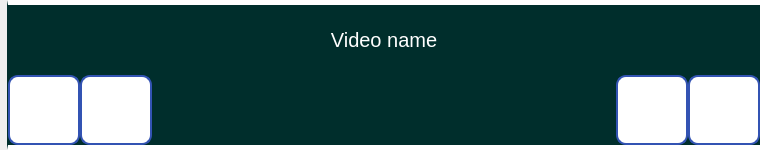
<?xml version="1.0" encoding="UTF-8"?>
<ui version="4.0">
 <class>Template</class>
 <widget class="QWidget" name="Template">
  <property name="geometry">
   <rect>
    <x>0</x>
    <y>0</y>
    <width>770</width>
    <height>150</height>
   </rect>
  </property>
  <property name="sizePolicy">
   <sizepolicy hsizetype="Preferred" vsizetype="Minimum">
    <horstretch>0</horstretch>
    <verstretch>0</verstretch>
   </sizepolicy>
  </property>
  <property name="minimumSize">
   <size>
    <width>0</width>
    <height>150</height>
   </size>
  </property>
  <property name="maximumSize">
   <size>
    <width>16777215</width>
    <height>150</height>
   </size>
  </property>
  <property name="windowTitle">
   <string>Form</string>
  </property>
  <property name="styleSheet">
   <string notr="true">#rightSide {
	background-color: #002E2C;
	border-top: 5px solid white;
	border-bottom: 5px solid white;
	border-right: 10px solid white;
}

QPushButton {
	background-color: white;
	border-radius: 10%;
	border: 2px solid #3353B3;
}

#videoName {color: white}</string>
  </property>
  <layout class="QHBoxLayout" name="horizontalLayout" stretch="0,0">
   <property name="spacing">
    <number>0</number>
   </property>
   <property name="sizeConstraint">
    <enum>QLayout::SetDefaultConstraint</enum>
   </property>
   <property name="leftMargin">
    <number>0</number>
   </property>
   <property name="topMargin">
    <number>0</number>
   </property>
   <property name="rightMargin">
    <number>0</number>
   </property>
   <property name="bottomMargin">
    <number>0</number>
   </property>
   <item>
    <widget class="QFrame" name="previewContainer">
     <property name="sizePolicy">
      <sizepolicy hsizetype="Maximum" vsizetype="Minimum">
       <horstretch>0</horstretch>
       <verstretch>0</verstretch>
      </sizepolicy>
     </property>
     <layout class="QVBoxLayout" name="verticalLayout">
      <property name="spacing">
       <number>0</number>
      </property>
      <property name="leftMargin">
       <number>0</number>
      </property>
      <property name="topMargin">
       <number>0</number>
      </property>
      <property name="rightMargin">
       <number>0</number>
      </property>
      <property name="bottomMargin">
       <number>0</number>
      </property>
      <item>
       <widget class="QLabel" name="previewLabel">
        <property name="sizePolicy">
         <sizepolicy hsizetype="Minimum" vsizetype="Minimum">
          <horstretch>0</horstretch>
          <verstretch>0</verstretch>
         </sizepolicy>
        </property>
        <property name="text">
         <string/>
        </property>
       </widget>
      </item>
     </layout>
    </widget>
   </item>
   <item>
    <widget class="QFrame" name="rightSide">
     <property name="frameShape">
      <enum>QFrame::StyledPanel</enum>
     </property>
     <property name="frameShadow">
      <enum>QFrame::Raised</enum>
     </property>
     <layout class="QVBoxLayout" name="verticalLayout_2">
      <property name="spacing">
       <number>0</number>
      </property>
      <property name="leftMargin">
       <number>0</number>
      </property>
      <property name="topMargin">
       <number>0</number>
      </property>
      <property name="rightMargin">
       <number>0</number>
      </property>
      <property name="bottomMargin">
       <number>0</number>
      </property>
      <item>
       <widget class="QLabel" name="videoName">
        <property name="font">
         <font>
          <pointsize>15</pointsize>
         </font>
        </property>
        <property name="text">
         <string>Video name</string>
        </property>
        <property name="alignment">
         <set>Qt::AlignCenter</set>
        </property>
       </widget>
      </item>
      <item>
       <layout class="QHBoxLayout" name="videoButtons">
        <property name="spacing">
         <number>0</number>
        </property>
        <property name="sizeConstraint">
         <enum>QLayout::SetDefaultConstraint</enum>
        </property>
        <item>
         <widget class="QPushButton" name="playButton">
          <property name="sizePolicy">
           <sizepolicy hsizetype="Minimum" vsizetype="Minimum">
            <horstretch>0</horstretch>
            <verstretch>0</verstretch>
           </sizepolicy>
          </property>
          <property name="minimumSize">
           <size>
            <width>72</width>
            <height>0</height>
           </size>
          </property>
          <property name="maximumSize">
           <size>
            <width>72</width>
            <height>16777215</height>
           </size>
          </property>
          <property name="text">
           <string/>
          </property>
          <property name="icon">
           <iconset>
            <normaloff>../icons/play.png</normaloff>../icons/play.png</iconset>
          </property>
          <property name="iconSize">
           <size>
            <width>50</width>
            <height>50</height>
           </size>
          </property>
         </widget>
        </item>
        <item>
         <widget class="QPushButton" name="deleteButton">
          <property name="sizePolicy">
           <sizepolicy hsizetype="Minimum" vsizetype="Minimum">
            <horstretch>0</horstretch>
            <verstretch>0</verstretch>
           </sizepolicy>
          </property>
          <property name="minimumSize">
           <size>
            <width>72</width>
            <height>0</height>
           </size>
          </property>
          <property name="maximumSize">
           <size>
            <width>72</width>
            <height>16777215</height>
           </size>
          </property>
          <property name="text">
           <string/>
          </property>
          <property name="icon">
           <iconset>
            <normaloff>../icons/trash.png</normaloff>../icons/trash.png</iconset>
          </property>
          <property name="iconSize">
           <size>
            <width>50</width>
            <height>50</height>
           </size>
          </property>
         </widget>
        </item>
        <item>
         <spacer name="horizontalSpacer_2">
          <property name="orientation">
           <enum>Qt::Horizontal</enum>
          </property>
          <property name="sizeHint" stdset="0">
           <size>
            <width>40</width>
            <height>20</height>
           </size>
          </property>
         </spacer>
        </item>
        <item>
         <widget class="QPushButton" name="favouriteButton">
          <property name="sizePolicy">
           <sizepolicy hsizetype="Minimum" vsizetype="Minimum">
            <horstretch>0</horstretch>
            <verstretch>0</verstretch>
           </sizepolicy>
          </property>
          <property name="minimumSize">
           <size>
            <width>72</width>
            <height>0</height>
           </size>
          </property>
          <property name="maximumSize">
           <size>
            <width>72</width>
            <height>16777215</height>
           </size>
          </property>
          <property name="text">
           <string/>
          </property>
          <property name="icon">
           <iconset>
            <normaloff>../icons/star_unchecked.png</normaloff>
            <normalon>../icons/star_checked.png</normalon>../icons/star_unchecked.png</iconset>
          </property>
          <property name="iconSize">
           <size>
            <width>50</width>
            <height>50</height>
           </size>
          </property>
          <property name="checkable">
           <bool>true</bool>
          </property>
          <property name="checked">
           <bool>false</bool>
          </property>
         </widget>
        </item>
        <item>
         <widget class="QPushButton" name="selectedButton">
          <property name="sizePolicy">
           <sizepolicy hsizetype="Minimum" vsizetype="Minimum">
            <horstretch>0</horstretch>
            <verstretch>0</verstretch>
           </sizepolicy>
          </property>
          <property name="minimumSize">
           <size>
            <width>72</width>
            <height>0</height>
           </size>
          </property>
          <property name="maximumSize">
           <size>
            <width>72</width>
            <height>16777215</height>
           </size>
          </property>
          <property name="text">
           <string/>
          </property>
          <property name="icon">
           <iconset>
            <normaloff>../icons/checkmark_unchecked.png</normaloff>
            <normalon>../icons/checkmark_checked.png</normalon>../icons/checkmark_unchecked.png</iconset>
          </property>
          <property name="iconSize">
           <size>
            <width>50</width>
            <height>50</height>
           </size>
          </property>
          <property name="checkable">
           <bool>true</bool>
          </property>
          <property name="checked">
           <bool>false</bool>
          </property>
         </widget>
        </item>
       </layout>
      </item>
     </layout>
    </widget>
   </item>
  </layout>
 </widget>
 <resources/>
 <connections/>
</ui>
